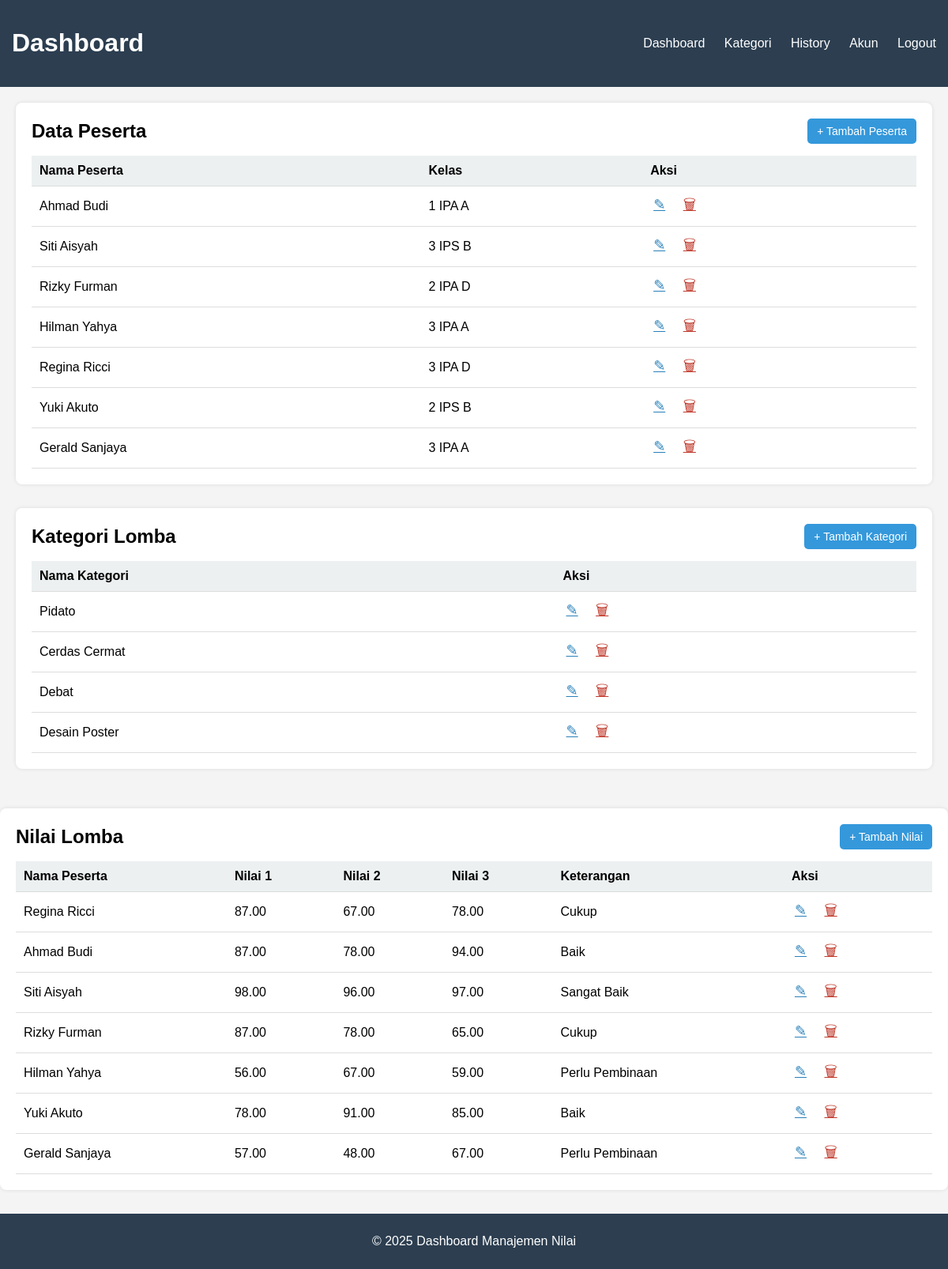
/Data.PHP, run on the app's committed database.
### tables this page shows
CREATE TABLE `peserta` (
  `id_peserta` int(11) NOT NULL,
  `nama` varchar(100) NOT NULL,
  `kelas` varchar(20) DEFAULT NULL
);

CREATE TABLE `kategori_lomba` (
  `id_kategori` int(11) NOT NULL,
  `nama_kategori` varchar(100) NOT NULL
);

CREATE TABLE `nilai_lomba` (
  `id_nilai` int(11) NOT NULL,
  `id_peserta` int(11) DEFAULT NULL,
  `id_lomba` int(11) NOT NULL,
  `keterangan` text DEFAULT NULL,
  `nilai1` decimal(5,2) NOT NULL,
  `nilai2` decimal(5,2) NOT NULL,
  `nilai3` decimal(5,2) NOT NULL
);

### Data.PHP (the view, shortened to what this page needs)
<?php
include 'Koneksi.PHP';
$peserta = mysqli_query($con, "SELECT * FROM peserta");
$kategori = mysqli_query($con, "SELECT * FROM kategori_lomba");
$nilai_query = "SELECT nl.*, p.nama AS nama_peserta FROM nilai_lomba nl JOIN peserta p ON nl.id_peserta = p.id_peserta";
$nilai = mysqli_query($con, $nilai_query);
?>
<!DOCTYPE html>
<html lang="id">
<head>
    <link rel="stylesheet" href="../Design/Data.CSS">
</head>
<body>
    <header class="navbar">
        <h1>Dashboard</h1>
        <nav>
            <a href="Dashboard.php">Dashboard</a>
            <a href="Data.php">Kategori</a>
            <a href="History.php">History</a>
            <a href="Akun.php">Akun</a>
            <a href="Logout.php">Logout</a>
        </nav>
    </header>
    <main class="container">
        <section class="card">
            <div class="card-header">
                <h2>Data Peserta</h2>
                <a href="../peserta/PesertaC.PHP" class="btn">+ Tambah Peserta</a>
            </div>
            <table>
                <thead>
                    <tr>
                        <th>Nama Peserta</th>
                        <th>Kelas</th>
                        <th>Aksi</th>
                    </tr>
                </thead>
                <tbody>
                    <?php while($p = mysqli_fetch_assoc($peserta)): ?>
                    <tr>
                        <td><?= $p['nama'] ?></td>
                        <td><?= $p['kelas'] ?></td>
                        <td>
                            <a href="../Peserta/PesertaU.PHP?id=<?= $p['id_peserta'] ?>" class="icon edit-icon" title="Edit">&#9998;</a>
                            <a href="../Peserta/PesertaD.PHP?id=<?= $p['id_peserta'] ?>" class="icon delete-icon" title="Hapus" onclick="return confirm('Hapus data ini?')">&#128465;</a>
                        </td>
                    </tr>
                    <?php endwhile; ?>
                </tbody>
            </table>
        </section>
        <section class="card">
            <div class="card-header">
                <h2>Kategori Lomba</h2>
                <a href="../Kategori/Create.PHP" class="btn">+ Tambah Kategori</a>
            </div>
            <table>
                <thead>
                    <tr>
                        <th>Nama Kategori</th>
                        <th>Aksi</th>
                    </tr>
                </thead>
                <tbody>
                    <?php while($k = mysqli_fetch_assoc($kategori)): ?>
                    <tr>
                        <td><?= $k['nama_kategori'] ?></td>
                        <td>
                            <a href="../Kategori/Update.PHP?id=<?= $k['id_kategori'] ?>" class="icon edit-icon" title="Edit">&#9998;</a>
                            <a href="../Kategori/Delete.PHP?id=<?= $k['id_kategori'] ?>" class="icon delete-icon" title="Hapus" onclick="return confirm('Hapus kategori ini?')">&#128465;</a>
                        </td>
                    </tr>
                    <?php endwhile; ?>
                </tbody>
            </table>
        </section>
    </main>
        <section class="card">
            <div class="card-header">
                <h2>Nilai Lomba</h2>
                <a href="../Nilai/NilaiC.PHP" class="btn">+ Tambah Nilai</a>
            </div>
            <table>
                <thead>
                    <tr>
                        <th>Nama Peserta</th>
                        <th>Nilai 1</th>
                        <th>Nilai 2</th>
                        <th>Nilai 3</th>
                        <th>Keterangan</th>
                        <th>Aksi</th>
                    </tr>
                </thead>
                <tbody>
                    <?php while($n = mysqli_fetch_assoc($nilai)): ?>
                    <tr>
                        <td><?= $n['nama_peserta'] ?></td>
                        <td><?= $n['nilai1'] ?></td>
                        <td><?= $n['nilai2'] ?></td>
                        <td><?= $n['nilai3'] ?></td>
                        <td><?= $n['keterangan'] ?></td>
                        <td>
                            <a href="../Nilai/NilaiU.PHP?id=<?= $n['id_nilai'] ?>" class="icon edit-icon" title="Edit">&#9998;</a>
                            <a href="../Nilai/NilaiD.PHP?id=<?= $n['id_nilai'] ?>" class="icon delete-icon" title="Hapus" onclick="return confirm('Hapus nilai ini?')">&#128465;</a>
                        </td>
                    </tr>
                    <?php endwhile; ?>
                </tbody>
            </table>
        </section>
    <footer>
        <p>&copy; 2025 Dashboard Manajemen Nilai</p>
    </footer>
</body>
</html>

### data on the page
peserta: nama "Ahmad Budi", kelas "1 IPA A"
peserta: nama "Siti Aisyah", kelas "3 IPS B"
peserta: nama "Rizky Furman", kelas "2 IPA D"
peserta: nama "Hilman Yahya", kelas "3 IPA A"
peserta: nama "Regina Ricci", kelas "3 IPA D"
peserta: nama "Yuki Akuto", kelas "2 IPS B"
peserta: nama "Gerald Sanjaya", kelas "3 IPA A"
kategori_lomba: nama_kategori "Pidato"
kategori_lomba: nama_kategori "Cerdas Cermat"
kategori_lomba: nama_kategori "Debat"
kategori_lomba: nama_kategori "Desain Poster"
nilai_lomba: id_peserta.nama "Regina Ricci", nilai1 "87.00", nilai2 "67.00", nilai3 "78.00", keterangan "Cukup"
nilai_lomba: id_peserta.nama "Ahmad Budi", nilai1 "87.00", nilai2 "78.00", nilai3 "94.00", keterangan "Baik"
nilai_lomba: id_peserta.nama "Siti Aisyah", nilai1 "98.00", nilai2 "96.00", nilai3 "97.00", keterangan "Sangat Baik"
nilai_lomba: id_peserta.nama "Rizky Furman", nilai1 "87.00", nilai2 "78.00", nilai3 "65.00", keterangan "Cukup"
nilai_lomba: id_peserta.nama "Hilman Yahya", nilai1 "56.00", nilai2 "67.00", nilai3 "59.00", keterangan "Perlu Pembinaan"
nilai_lomba: id_peserta.nama "Yuki Akuto", nilai1 "78.00", nilai2 "91.00", nilai3 "85.00", keterangan "Baik"
nilai_lomba: id_peserta.nama "Gerald Sanjaya", nilai1 "57.00", nilai2 "48.00", nilai3 "67.00", keterangan "Perlu Pembinaan"
